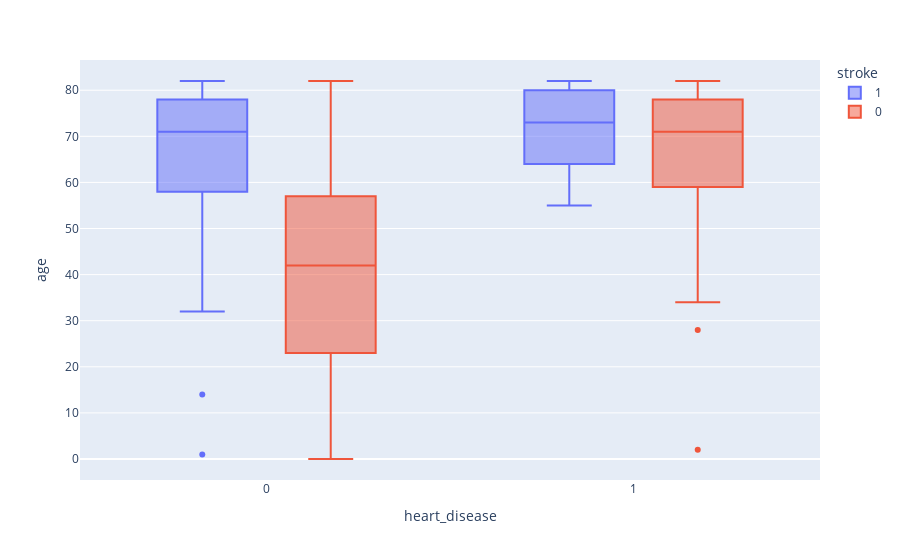

The cell this chart's notebook holds for it:
### Code cell
fig = px.box(df_eda, x="heart_disease", y="age" , color='stroke') 
fig.update_traces(quartilemethod="exclusive") # or "inclusive", or "linear" by default
fig.show()

### Figure 1 — Plotly figure (JSON) as saved in the notebook; plotly's stock layout.template omitted (floating-point values rounded to 4 significant figures; data arrays with more than 128 entries replaced by an {"elided": "..."} marker saying what was removed)
{"data": [{"alignmentgroup": "True", "hovertemplate": "stroke=1<br>heart_disease=%{x}<br>age=%{y}<extra></extra>", "legendgroup": "1", "marker": {"color": "#636efa"}, "name": "1", "notched": false, "offsetgroup": "1", "orientation": "v", "quartilemethod": "exclusive", "showlegend": true, "type": "box", "x": {"elided": "249 int values"}, "x0": " ", "xaxis": "x", "y": {"elided": "249 int values"}, "y0": " ", "yaxis": "y"}, {"alignmentgroup": "True", "hovertemplate": "stroke=0<br>heart_disease=%{x}<br>age=%{y}<extra></extra>", "legendgroup": "0", "marker": {"color": "#EF553B"}, "name": "0", "notched": false, "offsetgroup": "0", "orientation": "v", "quartilemethod": "exclusive", "showlegend": true, "type": "box", "x": {"elided": "4860 int values"}, "x0": " ", "xaxis": "x", "y": {"elided": "4860 int values"}, "y0": " ", "yaxis": "y"}], "layout": {"boxmode": "group", "legend": {"title": {"text": "stroke"}, "tracegroupgap": 0}, "margin": {"t": 60}, "xaxis": {"anchor": "y", "domain": [0, 1], "title": {"text": "heart_disease"}}, "yaxis": {"anchor": "x", "domain": [0, 1], "title": {"text": "age"}}}}
